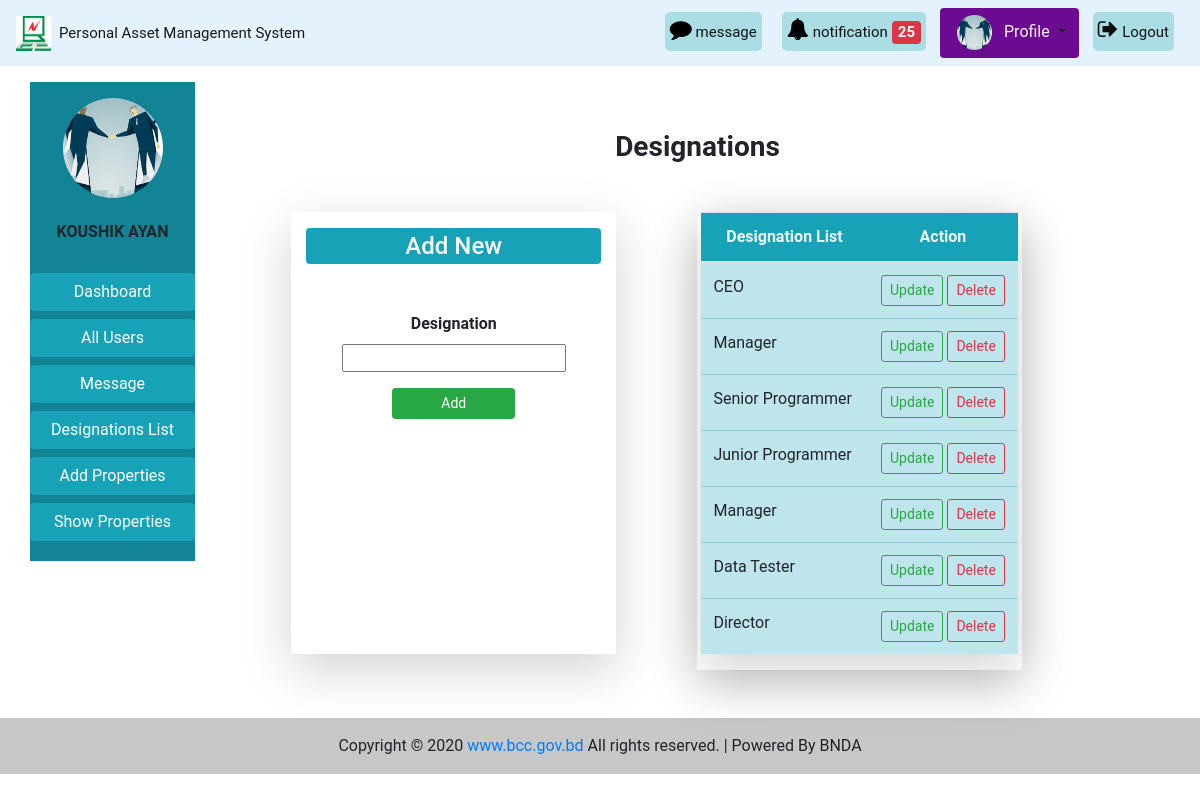
The page /designations_list/ (signed in) on the database its author committed.
### accounts/models.py (models this page shows, shortened)
class CustomUser(AbstractBaseUser):
    user_type_data = (
        ('1', 'Super admin'),
        ('2', 'Admin'),
        ('3', 'Employee'),
    )
    user_type = models.CharField(max_length=10, choices=user_type_data, default='3')
    email = models.EmailField(max_length=255, unique = True, verbose_name = 'Email')
    name = models.CharField(max_length = 255, verbose_name = 'Full Name')
    phone_no = models.CharField(max_length = 20, unique = True, verbose_name = 'Phone Number')
    date = models.DateField(auto_now_add = True)
    is_active = models.BooleanField(default=True)
    is_admin = models.BooleanField(default=False)
    is_staff = models.BooleanField(default=False)
    USERNAME_FIELD = 'email'
    REQUIRED_FIELDS = ('name','phone_no')
    objects = CustomUserManager()
    class Meta:
        verbose_name_plural = 'Users'

### pamsapp/models.py (models this page shows, shortened)
class Profile(models.Model):
    gender_type = (
        ('1', 'Male'),
        ('2', 'Female'),
        ('3', 'Others'),
    )
    user = models.OneToOneField(CustomUser, on_delete = models.CASCADE , related_name = 'profile')
    image = models.ImageField(upload_to = 'images/', blank=True, null=True)
    designation = models.ForeignKey(Designation, on_delete = models.CASCADE, blank = True, null = True)
    gender = models.CharField(max_length=10, choices=gender_type, blank = True, null = True)

class Designation(models.Model):
    name = models.CharField(max_length = 100)

### pamsapp/views.py (the view)
# urls.py: path('designations_list/', views.all_designations_view, name='designations_list'),
@login_required
def all_designations_view(request):
    profile = Profile.objects.get(user_id = request.user.id)
    if request.method == 'POST':
        form = DesignationForm(request.POST)
        if form.is_valid():
            form = form.save(commit=False)
            form.save()
            form = DesignationForm()
    else:
        form = DesignationForm()
    designations = Designation.objects.all()
    notification = notification_func(request)
    context = {
        'user':request.user,
        'profile':profile,
        'designations': designations,
        'form':form,
        'notification':notification
        }
    return render(request, 'pamsapp/all_designations.html', context)

### pamsapp/forms.py
class DesignationForm(forms.ModelForm):
    def __init__(self, *args, **kwargs):
        super(DesignationForm, self).__init__(*args, **kwargs)
        self.fields['name'].widget.attrs.update({'class': 'form-sontrol'})
    class Meta:
        model = Designation
        fields = ['name',]

### message/context_processors.py (called while the page is built)
def unread_messages(request):
    if request.user.is_authenticated:
        unread_msgs = InboxMessage.objects.filter(receiver_id=request.user, delete_status=True,
                                                  new_msg_active=True)[0:5]
        total_unread_msgs = InboxMessage.objects.filter(receiver_id=request.user,
                                                        delete_status=True, new_msg_active=True).count()
        total_draft_msgs = NewMessage.objects.filter(sender_id=request.user,
                                                     delete_status=True, new_msg_active=True,
                                                     msg_status='Draft').count()
        return {'unread_msgs': unread_msgs, 'total_unread_msgs': total_unread_msgs,
                'total_draft_msgs': total_draft_msgs}
    else:
        return {'total_unread_msgs': 0, 'total_draft_msgs': 0}

def online_active_user(request):
    active_users = CustomUser.objects.all()
    return {'active_users': active_users}

### templates/pamsapp/all_designations.html (shortened to what this page needs)
{% extends 'base.html' %}
{% load static %}
{% block content %}
<div class="col-lg-10 col-md-8 col-10 mx-auto ">
    <h3 class='text-center font-weight-bolder mt-5'>Designations</h3>
  <div class="row mt-5 text-center ">
    <div class="col-lg-4 col-md-10 col-10 offset-1 shadow-lg mb-3 pb-3">
        <h4 class='text-center bg-info py-1 mt-3 mb-5 text-light rounded rounded-end'>Add New</h4>
        <form action="" method="POST">
            <div class="form-group">
                <label class="font-weight-bold">Designation</label>
                {{ form.name }}
             </div>
            <input name="" id="" class="btn btn-sm btn-success px-lg-5" type="submit" value="Add">
        </form>
    </div>
    <div class = 'col-lg-4 col-md-10 offset-1 col-10 text-center shadow-lg px-1'>
        {% if designations %}
            <table class="table table-hover shadow-lg">
                <thead>
                <tr class="bg-info" style='color:aliceblue'>
                    <th scope="col">Designation List</th>
                    <th colspan="2" class="bg-gradient" scope="col">Action</th>
                </tr>
                </thead>
                <tbody>
                {% for i in designations %}
                <tr class="table-info">
                    <td class='text-left'>{{ i.name }}</td>
                    <td>
                        <a href="{% url 'pamsapp:edit_designation' i.id %}" class='btn btn-outline-success btn-sm'>Update</a>
                        <form action="{% url 'pamsapp:delete_designation' i.id %}" method="post" class="d-inline">
                            <input type="submit" class="btn btn-outline-danger btn-sm" value="Delete">
                        </form>
                    </td>
                </tr>
                {% endfor %}
                </tbody>
            </table>
        {% else %}
        <h4 class='text-center bg-info py-1 mt-3 mb-5'>Designation List</h4>
        <h3 class="texr-center alert alert-warning mt-5"> No Record</h3>
        {% endif %}
    </div>
  </div>
</div>
{% endblock %}

### templates/base.html (shortened to what this page needs)
{% load static %}
<!doctype html>
<html lang="en">
  <head>
    <link rel="stylesheet" href="https://maxcdn.bootstrapcdn.com/bootstrap/4.5.2/css/bootstrap.min.css">
    <link rel="stylesheet" href="{% static 'pams/css/bootstrap.css' %}">
    <link rel="stylesheet" href="{% static 'pams/css/base.css' %}">
    <link rel="stylesheet" href="https://cdnjs.cloudflare.com/ajax/libs/font-awesome/4.7.0/css/font-awesome.min.css">
  </head>
  <body>
   <nav class="navbar navbar-expand-lg navbar-light sticky-top"
    style="background-color: #e3f2fd">
    <a class="navbar-brand" href="{% url 'pamsapp:home' %}"><img src="{% static 'pams/images/bcc.jpg' %}" alt="logo"
      style="height: 35px; width: 35px;"><span class="ml-2" style="font-size: 15px;">Personal Asset Management System</span></a>
    <div class="collapse navbar-collapse text-center my-nav" id="navbarSupportedContent">
      <ul class="navbar-nav  my-2 my-lg-0 ">
        {% if not user.is_authenticated %}
          <li class="nav-item active">
            <a class="nav-link text-black font-weight-bold" href="#">Login </a>
          </li>
          <li class="nav-item active">
            <a class="nav-link text-black font-weight-bold" href="#">Signup </a>
          </li>
        {% else %}
        <div class="mes rounded rounded-end ">
          <a href="{% url 'pamsapp:assets-list-pending' %}"  style="text-decoration:none">
            <i style="font-size:22px; color:rgb(0, 0, 0)" class="fa ">&#xf075;</i>
            <span style='font-size:15px'>message</span>
          </a>
        </div>
        {% if user.user_type == '1' or user.user_type == '2' %}
        <div class="not rounded rounded-end ">
          <a href="{% url 'pamsapp:assets-list-pending' %}"  style="text-decoration:none">
            <i style="font-size:22px; color:rgb(0, 0, 0)" class="fa">&#xf0f3;</i>
            <span style='font-size:15px'>notification</span>
            {% if notification %}
            <span class="badge badge-danger" style='font-size:15px'>{{ notification }}</span>
            {% endif %}
          </a>
        </div>
        {% endif %}
          {% if profile.image %}
          <div class="dropdown show mx-1 pl-1 rounded profile"
          style='background-color:  #6b0b91; border-radius: 15%;'>
            <a class="btn dropdown-toggle" href="{% url 'pamsapp:profile' %}" role="button"
             id="dropdownMenuLink" data-toggle="dropdown" aria-haspopup="true" aria-expanded="false">
             <img src="{{ user.profile.image.url }}" class="rounded-circle" alt="logo"
                style="height: 35px; width: 35px;">
                <span class="ml-2" style="font-size: medium; color:seashell">Profile</span>
            </a>
          </div>
          {% endif %}
          <div class="mes rounded rounded-end ">
            <a href="{% url 'accounts:logout' %}"  style="text-decoration:none">
              <i style="font-size:22px; color:rgb(14, 13, 13)" class="fa ">&#xf08b;</i>
              <span style='font-size:15px'>Logout</span>
            </a>
          </div>
        {% endif %}
      </ul>
    </div>
  </nav>
   <div class="container-fluid mt-3">
    <div class="row mx-auto">
      <div class="col-lg-2 col-md-3 col-12 mb-2">
        <div class="list-group text-center">
          <div class='py-3' style='background-color:#138496'>
            {% if user.profile.image %}
              <div style="width:100%; text-align:center">
                <img class="rounded-circle" style="height:100px; width:100px" src="{{ user.profile.image.url }}" alt="Card image cap">
              </div>
            {% else %}
              <img class="rounded-circle" style="height:100px" src="{% static 'pams/images/user-default.png' %}" alt="Card image cap">
            {% endif %}
            <br>
            <h6 class='text-uppercase font-weight-bold'>{{user.name}}</h6>
            <br>
            {% if user.user_type == '1' or user.user_type == '2' %}
              <a href="{% url 'pamsapp:dashboard' %}" class="btn btn-info mb-1 btn-block">Dashboard</a>
              <a href="{% url 'pamsapp:all-user' %}" class="btn btn-info mb-1 btn-block">All Users</a>
              <a href="{% url 'Message:inbox' %}" class="btn btn-info mb-1 btn-block">Message</a>
              <a href="{% url 'pamsapp:designations_list' %}" class="btn btn-info mb-1 btn-block">Designations List</a>
            {% endif %}
            <a href="{% url 'pamsapp:home' %}" class="btn btn-info btn-block">Add Properties</a>
            <a href="{% url 'pamsapp:show-properties' %}" class="btn btn-info mb-1 btn-block">Show Properties</a>
          </div>
        </div>
      </div>
      {% block content %}
      {% endblock %}
    </div>
  </div>
  <footer class="bg-light text-center text-lg-start mt-5">
    <div class="text-center p-3" style="background-color: rgba(0, 0, 0, 0.2)">
      Copyright © 2020
      <a class="bootstrap-link"  href="https://bcc.gov.bd/" target="blank">www.bcc.gov.bd</a>
      All rights reserved. | Powered By BNDA
    </div>
  </footer>
  </body>
</html>

### static/pams/css/base.css (style rules this page uses)
* { margin: 0; padding: 0; box-sizing: border-box; }
body { font-family: 'roboto', sans-serif; }

### templates/base.html (style rules this page uses)
.not { right: 0px; height: 50px; padding: 10px; color:rgb(246, 246, 248) }
.not a { background-color: #ABDDE5; color:rgb(20, 20, 20); padding-left: 5px; padding-right: 5px; padding-top: 10px; padding-bottom: 10px; border-radius: 5px; }
.mes { right: 0px; height: 50px; padding: 10px; color:rgb(12, 12, 15) }
.mes a { background-color: #ABDDE5; color:rgb(20, 20, 20); padding-left: 5px; padding-right: 5px; padding-top: 10px; padding-bottom: 10px; border-radius: 5px; }

### rows shown on the page
CustomUser: profile.image (picture), name "KOUSHIK AYAN"
Designation: name "CEO"
Designation: name "Manager"
Designation: name "Senior Programmer"
Designation: name "Junior Programmer"
Designation: name "Manager"
Designation: name "Data Tester"
Designation: name "Director"

### other values the page prints
{{ notification }} "25"
